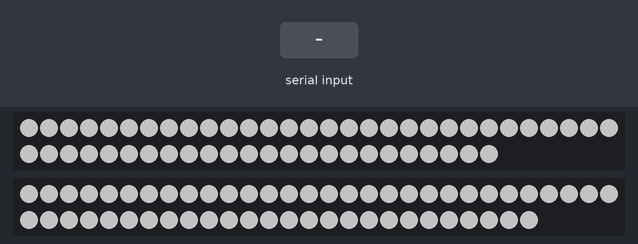
The program below on a simulated Arduino Mega 2560, built with avr-gcc and run on an emulated ATmega2560. Parts: 54 RGB LEDs in strip order, left to right, continuing on the next row, 56 RGB LEDs in strip order, left to right, continuing on the next row. The test bench sets the inputs (shaded band). Dim RGB values are drawn brighter than linear.

Above: at 1.2 s.
1.3 s: "MUTE\n" received over Serial
At 1.68 s:
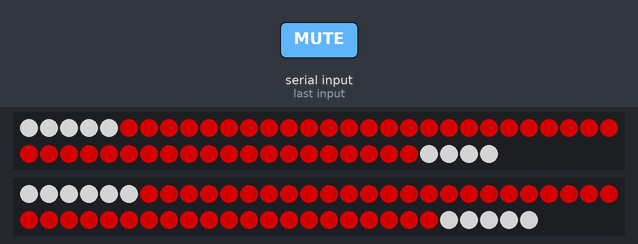
3.9 s: "COOL_EFFECT\n" received over Serial
At 4.41 s:
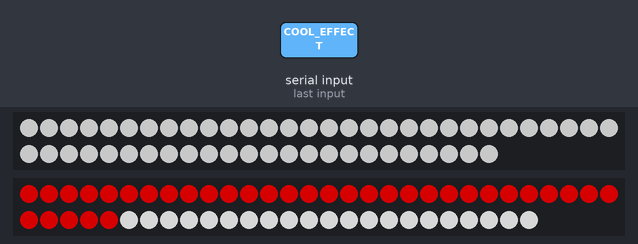
6.3 s: "LISTENING\n" received over Serial
At 6.51 s:
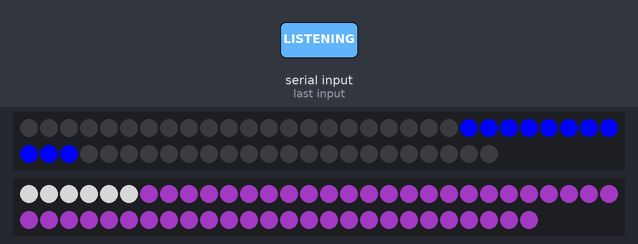
8.7 s: "ALARM\n" received over Serial
At 8.93 s:
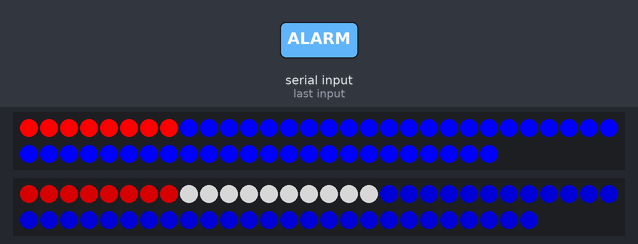
11.1 s: "TIMER\n" received over Serial
At 11.35 s:
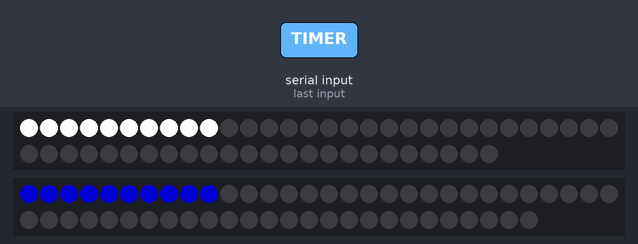
13.6 s: "SPEAKING\n" received over Serial
At 14.3 s:
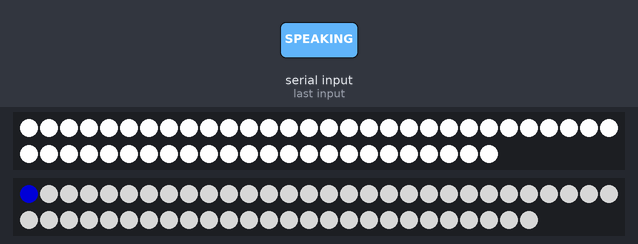
Timing chart, 0 to 16.3 s (numbered marks = the images above; inputs shaded):
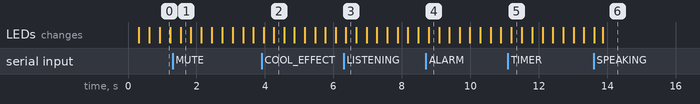

Measured:
- after the input at 1.3 s, the LEDs: change after 0.23 s (image 1)
- after the input at 3.9 s, the LEDs: first change after 0.06 s (image 2 shows a later state)
- after the input at 6.3 s, the LEDs: change after 0.07 s (image 3)
- after the input at 8.7 s, the LEDs: change after 0.08 s (image 4)
- after the input at 11.1 s, the LEDs: change after 0.10 s (image 5)
- after the input at 13.6 s, the LEDs: first change at once (image 6 shows a later state)

The program:

main.cpp
```cpp
// (licence header left out)
#include <Arduino.h>
#include <Adafruit_DotStar.h>
#include <LEDController.h>
#include <effects/FadeDown.h>
#include <effects/FadeUp.h>
#include <effects/CenterFill.h>
#include <effects/CenterCollapse.h>
#include <effects/ColorChase.h>
#include <effects/Strobe.h>
#include <effects/Static.h>
#include <SPI.h>

#define FRONT_DATA 9
#define FRONT_CLOCK 8
#define INTERIOR_DATA 11
#define INTERIOR_CLOCK 10

#define FRONT_LENGTH 54
#define INTERIOR_LENGTH 56

LEDController front(FRONT_LENGTH, FRONT_DATA, FRONT_CLOCK);
LEDController interior(INTERIOR_LENGTH, INTERIOR_DATA, INTERIOR_CLOCK);

String lastData = "";

int16_t startupMode = -1;

void setup() {
    pinMode(FRONT_DATA, OUTPUT);
    pinMode(FRONT_CLOCK, OUTPUT);
    Serial.begin(9600);
    front.begin();
    interior.begin();
    front.setEffect(new Static(0x00000000));
    interior.setEffect(new Static(0x00000000));
}

void loop() {
    if(startupMode != 5 && front.getEffect()->isCompleted() && interior.getEffect()->isCompleted()) {
        switch (startupMode) {
            case -1:
                front.setEffect(new FadeUp(0x00FFFFFF));
                interior.setEffect(new FadeUp(0x00FFFFFF));
                startupMode++;
                break;
            case 0:
                front.setEffect(new CenterFill(0x000000FF));
                interior.setEffect(new CenterFill(0x000000FF));
                startupMode++;
                break;
            case 1:
                front.setEffect(new CenterCollapse(0x00FF0000));
                interior.setEffect(new CenterCollapse(0x00FF0000));
                startupMode++;
                break;
            case 2:
                front.setEffect(new CenterFill(0x000000FF));
                interior.setEffect(new CenterFill(0x000000FF));
                startupMode++;
                break;
            case 3:
                front.setEffect(new CenterCollapse(0x00FFFFFF));
                interior.setEffect(new CenterCollapse(0x00FFFFFF));
                startupMode++;
                break;
            case 4:
                front.setEffect(new FadeDown(-1));
                interior.setEffect(new FadeDown(-1));
                startupMode++;
                break;
            default:
                front.setEffect(new FadeDown(-1));
                interior.setEffect(new FadeDown(-1));
                break;
        }
    }
    if(Serial.available() > 0) {
        String data = Serial.readStringUntil('\n');
        if(data == "OFF") {
            if(lastData == "LISTENING" || lastData == "SPEAKING" || lastData == "MUTE") {
                front.setEffect(new CenterCollapse(0x00000000));
            } else {
                front.setEffect(new FadeDown(-1));
            }
            interior.setEffect(new FadeDown(-1));
        } else if(data == "ON") {
                front.setEffect(new FadeUp(0x00FFFFFF));
                interior.setEffect(new FadeUp(0x00FFFFFF));
        } else if(data == "LISTENING") {
            front.setEffect(new CenterFill(0x000000FF));
            interior.setEffect(new ColorChase(0x00FFFFFF, 0x000000FF));
        } else if(data == "SPEAKING") {
            front.setEffect(new CenterFill(0x00FFFFFF));
            interior.setEffect(new CenterFill(0x00FFFFFF));
        } else if(data == "MUTE") {
            front.setEffect(new CenterFill(0x00FF0000));
            interior.setEffect(new CenterFill(0x00FF0000));
        } else if(data == "COOL_EFFECT") {
            interior.setEffect(new ColorChase(0x00FF0000, 0x008d32a8));
        } else if(data == "ALARM") {
            front.setEffect(new ColorChase(0x00FF0000, 0x00000000));
            interior.setEffect(new ColorChase(0x00FF0000, 0x00000000));
        } else if(data == "TIMER") {
            front.setEffect(new ColorChase(0x00FFFFFF, 0x00000000));
            interior.setEffect(new ColorChase(0x000000FF, 0x00000000));
        }
        lastData = data;
    }
    front.update();
    interior.update();
    delay(2);
}
```

LEDController.cpp
```cpp
// (licence header left out)
#include "LEDController.h"


LEDController::LEDController(uint8_t length, uint8_t data, uint8_t clock) : strip(length, data, clock, DOTSTAR_BGR){
}

void LEDController::setEffect(Effect * e) {
    effect = e;
}

void LEDController::update() {
    if(!effect->isCompleted()) {
        effect->update(strip);
    }
}

void LEDController::begin() {
    strip.begin();
    //strip.fill(0xFFFFFF);
    //strip.show();
    strip.fill(0xf54266);
    strip.show();
}

Effect * LEDController::getEffect() {
    return effect;
}
```

LEDController.h
```cpp
// (licence header left out)
#ifndef HUSBYFRIDGE_LEDCONTROLLER_H
#define HUSBYFRIDGE_LEDCONTROLLER_H

#include <Adafruit_DotStar.h>
#include <effects/Effect.h>

class LEDController {
public:
    LEDController(uint8_t length, uint8_t data, uint8_t clock);
    void setEffect(Effect * e);
    Effect * getEffect();
    void update();
    void begin();

private:
    Adafruit_DotStar strip;
    Effect * effect{};
};


#endif //HUSBYFRIDGE_LEDCONTROLLER_H
```

CenterCollapse.cpp
```cpp
// (licence header left out)
#include "CenterCollapse.h"

CenterCollapse::CenterCollapse(uint32_t color_input) {
    this->color = color_input;
}

void CenterCollapse::update(Adafruit_DotStar& strip) {
    if(total == 0) {
        total = strip.numPixels() / 2;
    }
    //strip.setPixelColor(size + l, (strip.getPixelColor(size + l) + color) / 2);
    //strip.setPixelColor(size - l, (strip.getPixelColor(size - l) + color) / 2);
    //strip.show();
    strip.setPixelColor(total + (total - l), color);
    strip.setPixelColor(total - (total - l), color);
    strip.show();
    l++;
}

bool CenterCollapse::isCompleted() {
    return l > total && total != 0;
}
```

CenterCollapse.h
```cpp
// (licence header left out)
#ifndef HUSBYFRIDGE_CENTERCOLLAPSE_H
#define HUSBYFRIDGE_CENTERCOLLAPSE_H

#include "Effect.h"

class CenterCollapse : public Effect {
public:
    CenterCollapse(uint32_t color_input);
    void update(Adafruit_DotStar& strip) override;
    bool isCompleted() override;
private:
    uint32_t color;
    uint16_t l = 0;
    uint16_t total = 0;
};


#endif //HUSBYFRIDGE_CENTERCOLLAPSE_H
```

CenterFill.cpp
```cpp
// (licence header left out)
#include "CenterFill.h"

CenterFill::CenterFill(uint32_t color_input) {
    this->color = color_input;
}

void CenterFill::update(Adafruit_DotStar& strip) {
    if(total == 0) {
        total = strip.numPixels() / 2;
    }
    //strip.setPixelColor(size + l, (strip.getPixelColor(size + l) + color) / 2);
    //strip.setPixelColor(size - l, (strip.getPixelColor(size - l) + color) / 2);
    //strip.show();
    strip.setPixelColor(total + l, color);
    strip.setPixelColor(total - l, color);
    strip.show();
    l++;
}

bool CenterFill::isCompleted() {
    return l >= total && total != 0;
}
```

CenterFill.h
```cpp
// (licence header left out)
#ifndef HUSBYFRIDGE_CENTERFILL_H
#define HUSBYFRIDGE_CENTERFILL_H

#include "Effect.h"

class CenterFill : public Effect {
public:
    CenterFill(uint32_t color_input);
    void update(Adafruit_DotStar& strip) override;
    bool isCompleted() override;
private:
    uint32_t color;
    uint16_t l = 0;
    uint16_t total = 0;
};


#endif //HUSBYFRIDGE_CENTERFILL_H
```

ColorChase.cpp
```cpp
// (licence header left out)
#include "ColorChase.h"
#include <Adafruit_DotStar.h>

ColorChase::ColorChase(uint32_t color_a_input, uint32_t color_b_input) {
    color_a = color_a_input;
    color_b = color_b_input;
}

void ColorChase::update(Adafruit_DotStar &strip) {
    if(slow) {
        if(threadDelay < 10) {
            threadDelay++;
            return;
        }
        threadDelay = 0;
    }
    strip.setPixelColor(l, cyclePhase ? color_a : color_b);
    strip.show();
    l++;
    if(l >= strip.numPixels()) {
        cyclePhase = !cyclePhase;
        l = 0;
        slow = true;
    }
}

bool ColorChase::isCompleted() {
    return false;
}
```

ColorChase.h
```cpp
// (licence header left out)
//
// Created by Noah Husby on 9/30/2021.
//

#ifndef HUSBYFRIDGE_COLORCHASE_H
#define HUSBYFRIDGE_COLORCHASE_H

#include "Effect.h"

class ColorChase: public Effect{
public:
    ColorChase(uint32_t color_a_input, uint32_t color_b_input);
    void update(Adafruit_DotStar& strip) override;
    bool isCompleted() override;
private:
    uint32_t color_a;
    uint32_t color_b;
    uint8_t threadDelay = 0;
    bool cyclePhase = true;
    bool slow = false;
    uint16_t l = 0;
};


#endif //HUSBYFRIDGE_COLORCHASE_H
```

Effect.h
```cpp
// (licence header left out)
#ifndef HUSBYFRIDGE_EFFECT_H
#define HUSBYFRIDGE_EFFECT_H

#include <Adafruit_DotStar.h>

class Effect {
public:
    Effect() {

    }
    virtual void update(Adafruit_DotStar& strip) = 0;
    virtual bool isCompleted() = 0;
};


#endif //HUSBYFRIDGE_EFFECT_H
```

FadeDown.cpp
```cpp
// (licence header left out)
#include "FadeDown.h"

FadeDown::FadeDown() : FadeDown(-1) { }

FadeDown::FadeDown(uint32_t color_input) : FadeDown(color_input, 255, 0) { }

FadeDown::FadeDown(uint32_t color_input, uint8_t start_input, uint8_t end_input) {
    this->color = color_input;
    this->b = start_input;
    this->end = end_input;
}

void FadeDown::update(Adafruit_DotStar& strip) {
    if(color != -1 && !configuredColor) {
        strip.fill(color);
        configuredColor = true;
    }
    strip.setBrightness(b);
    strip.show();
    b--;
    if(b == end) {
        strip.fill(0x00000000);
        strip.setBrightness(255);
        strip.show();
    }
}

bool FadeDown::isCompleted() {
    return b == end;
}
```

FadeDown.h
```cpp
// (licence header left out)
#ifndef HUSBYFRIDGE_FADEDOWN_H
#define HUSBYFRIDGE_FADEDOWN_H

#include "Effect.h"

class FadeDown: public Effect {
public:
    FadeDown();
    FadeDown(uint32_t color_input);
    FadeDown(uint32_t color_input, uint8_t start_input, uint8_t end_input);
    void update(Adafruit_DotStar& strip) override;
    bool isCompleted() override;
private:
    bool configuredColor = false;
    uint32_t color;
    uint8_t end;
    uint8_t b;
};


#endif
```

FadeEffect.cpp
```cpp
// (licence header left out)
#include "FadeEffect.h"

FadeEffect::FadeEffect(uint32_t color_input) {
    color = color_input;
}

int8_t phase = 0;

void FadeEffect::update(Adafruit_DotStar& strip) {
    if(l > strip.numPixels()) {
        l = 0;
        phase++;
        strip.show();
    }
    uint32_t pixelColor = color;
    if(phase == 0) {
        pixelColor = ((strip.getPixelColor(l) * 2) + color) / 2;
    } else if(phase == 1) {
        pixelColor = (strip.getPixelColor(l) + color) / 2;
    } else if(phase == 2) {
        pixelColor = (strip.getPixelColor(l) + (color * 2)) / 2;
    }

    strip.setPixelColor(l, pixelColor);
    l++;
}

bool FadeEffect::isCompleted() {
    return phase > 3;
}
```

FadeEffect.h
```cpp
// (licence header left out)
#ifndef HUSBYFRIDGE_FADEEFFECT_H
#define HUSBYFRIDGE_FADEEFFECT_H

#include "Effect.h"
class FadeEffect: public Effect {
    public:
        FadeEffect(uint32_t color_input);
        void update(Adafruit_DotStar& strip) override;
        bool isCompleted() override;
    private:
        uint32_t color;
        uint16_t l = 0;
};


#endif
```

FadeUp.cpp
```cpp
// (licence header left out)
#include "FadeUp.h"
#include <Adafruit_DotStar.h>

FadeUp::FadeUp() : FadeUp(-1) { }

FadeUp::FadeUp(uint32_t color_input) : FadeUp(color_input, 0, 254) { }

FadeUp::FadeUp(uint32_t color_input, uint8_t start_input, uint8_t end_input) {
    this->color = color_input;
    b = start_input;
    this->end = end_input;
}

void FadeUp::update(Adafruit_DotStar& strip) {
    if(color != -1 && !configuredColor) {
        strip.fill(color);
        configuredColor = true;
    }
    strip.setBrightness(b);
    strip.show();
    b++;
}

bool FadeUp::isCompleted() {
    return b > end;
}
```

FadeUp.h
```cpp
// (licence header left out)
#ifndef HUSBYFRIDGE_FADEUP_H
#define HUSBYFRIDGE_FADEUP_H

#include "Effect.h"

class FadeUp: public Effect {
public:
    FadeUp();
    FadeUp(uint32_t color_input);
    FadeUp(uint32_t color_input, uint8_t start_input, uint8_t end_input);
    void update(Adafruit_DotStar& strip) override;
    bool isCompleted() override;
private:
    uint32_t color;
    uint8_t end;
    uint8_t b;
    bool configuredColor = false;
};


#endif //HUSBYFRIDGE_FADEUP_H
```

Static.cpp
```cpp
// (licence header left out)
#include "Static.h"

Static::Static(uint32_t color_input) {
    this->color = color_input;
}

void Static::update(Adafruit_DotStar& strip) {
    strip.fill(color);
    strip.show();
    complete = true;
}

bool Static::isCompleted() {
    return complete;
}
```

Static.h
```cpp
// (licence header left out)
#ifndef HUSBYFRIDGE_STATIC_H
#define HUSBYFRIDGE_STATIC_H

#include "Effect.h"

class Static : public Effect {
public:
    Static(uint32_t color_input);
    void update(Adafruit_DotStar& strip) override;
    bool isCompleted() override;
private:
    uint32_t color;
    bool complete = false;
};


#endif //HUSBYFRIDGE_STATIC_H
```

Strobe.cpp
```cpp
// (licence header left out)
//
// Created by Noah Husby on 9/30/2021.
//

#include "Strobe.h"

Strobe::Strobe(uint32_t color_input) {
    color = color_input;
}

void Strobe::update(Adafruit_DotStar &strip) {
    if(threadDelay < 80) {
        threadDelay++;
        return;
    }
    strip.setBrightness(255);
    strip.fill(enabled ? color : 0x00000000);
    strip.show();
    enabled = !enabled;
    threadDelay = 0;
}

bool Strobe::isCompleted() {
    return false;
}
```

Strobe.h
```cpp
// (licence header left out)
//
// Created by Noah Husby on 9/30/2021.
//

#ifndef HUSBYFRIDGE_STROBE_H
#define HUSBYFRIDGE_STROBE_H

#include "Effect.h"

class Strobe : public Effect {
public:
    Strobe(uint32_t color_input);
    void update(Adafruit_DotStar& strip) override;
    bool isCompleted() override;
private:
    uint32_t color;
    uint8_t threadDelay = 0;
    bool enabled = false;
};


#endif //HUSBYFRIDGE_STROBE_H
```
